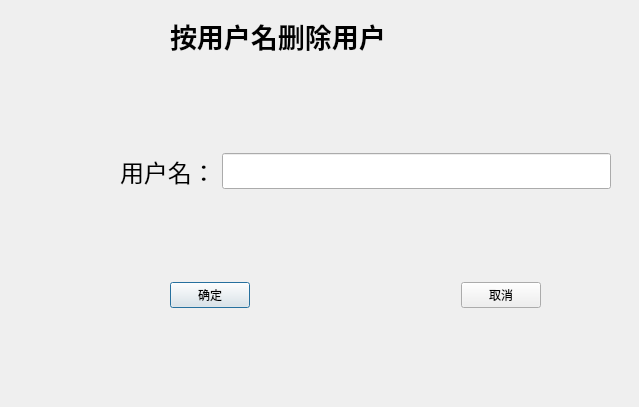
<?xml version="1.0" encoding="UTF-8"?>
<ui version="4.0">
 <class>Dialog</class>
 <widget class="QDialog" name="Dialog">
  <property name="geometry">
   <rect>
    <x>0</x>
    <y>0</y>
    <width>639</width>
    <height>407</height>
   </rect>
  </property>
  <property name="windowTitle">
   <string>Dialog</string>
  </property>
  <widget class="QLabel" name="label">
   <property name="geometry">
    <rect>
     <x>170</x>
     <y>10</y>
     <width>361</width>
     <height>51</height>
    </rect>
   </property>
   <property name="font">
    <font>
     <family>Arial Black</family>
     <pointsize>20</pointsize>
     <weight>75</weight>
     <bold>true</bold>
    </font>
   </property>
   <property name="text">
    <string>按用户名删除用户</string>
   </property>
  </widget>
  <widget class="QWidget" name="layoutWidget">
   <property name="geometry">
    <rect>
     <x>120</x>
     <y>150</y>
     <width>491</width>
     <height>43</height>
    </rect>
   </property>
   <layout class="QHBoxLayout" name="horizontalLayout">
    <item>
     <widget class="QLabel" name="label_2">
      <property name="font">
       <font>
        <family>Arial</family>
        <pointsize>18</pointsize>
       </font>
      </property>
      <property name="text">
       <string>用户名：</string>
      </property>
     </widget>
    </item>
    <item>
     <widget class="QLineEdit" name="lineEdit">
      <property name="font">
       <font>
        <family>Arial</family>
        <pointsize>18</pointsize>
       </font>
      </property>
     </widget>
    </item>
   </layout>
  </widget>
  <widget class="QWidget" name="layoutWidget">
   <property name="geometry">
    <rect>
     <x>170</x>
     <y>280</y>
     <width>371</width>
     <height>30</height>
    </rect>
   </property>
   <layout class="QHBoxLayout" name="horizontalLayout_2">
    <item>
     <widget class="QPushButton" name="pushButton">
      <property name="text">
       <string>确定</string>
      </property>
     </widget>
    </item>
    <item>
     <spacer name="horizontalSpacer">
      <property name="orientation">
       <enum>Qt::Horizontal</enum>
      </property>
      <property name="sizeHint" stdset="0">
       <size>
        <width>40</width>
        <height>20</height>
       </size>
      </property>
     </spacer>
    </item>
    <item>
     <widget class="QPushButton" name="pushButton_2">
      <property name="text">
       <string>取消</string>
      </property>
     </widget>
    </item>
   </layout>
  </widget>
 </widget>
 <resources/>
 <connections/>
</ui>
